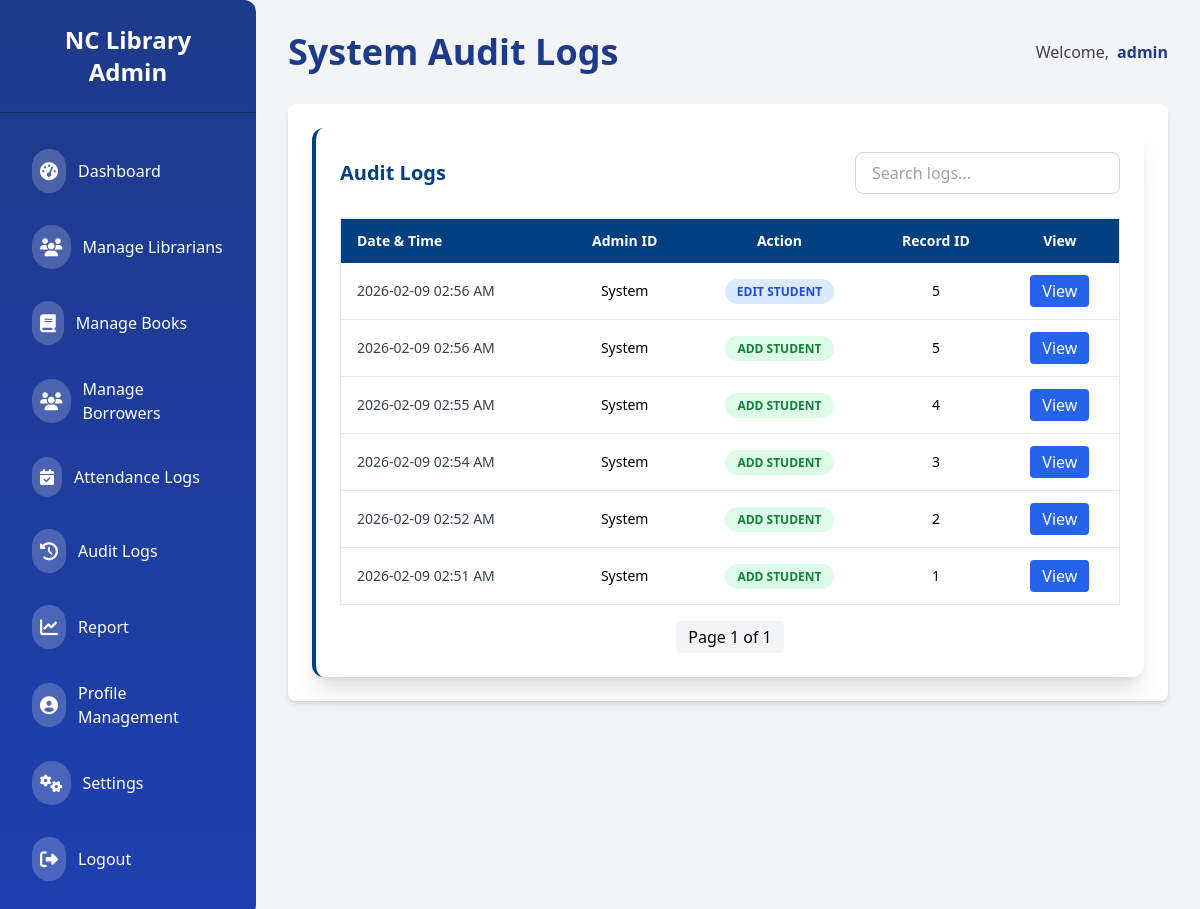
Before: /admin/audit-logs (signed in) with the older database file.
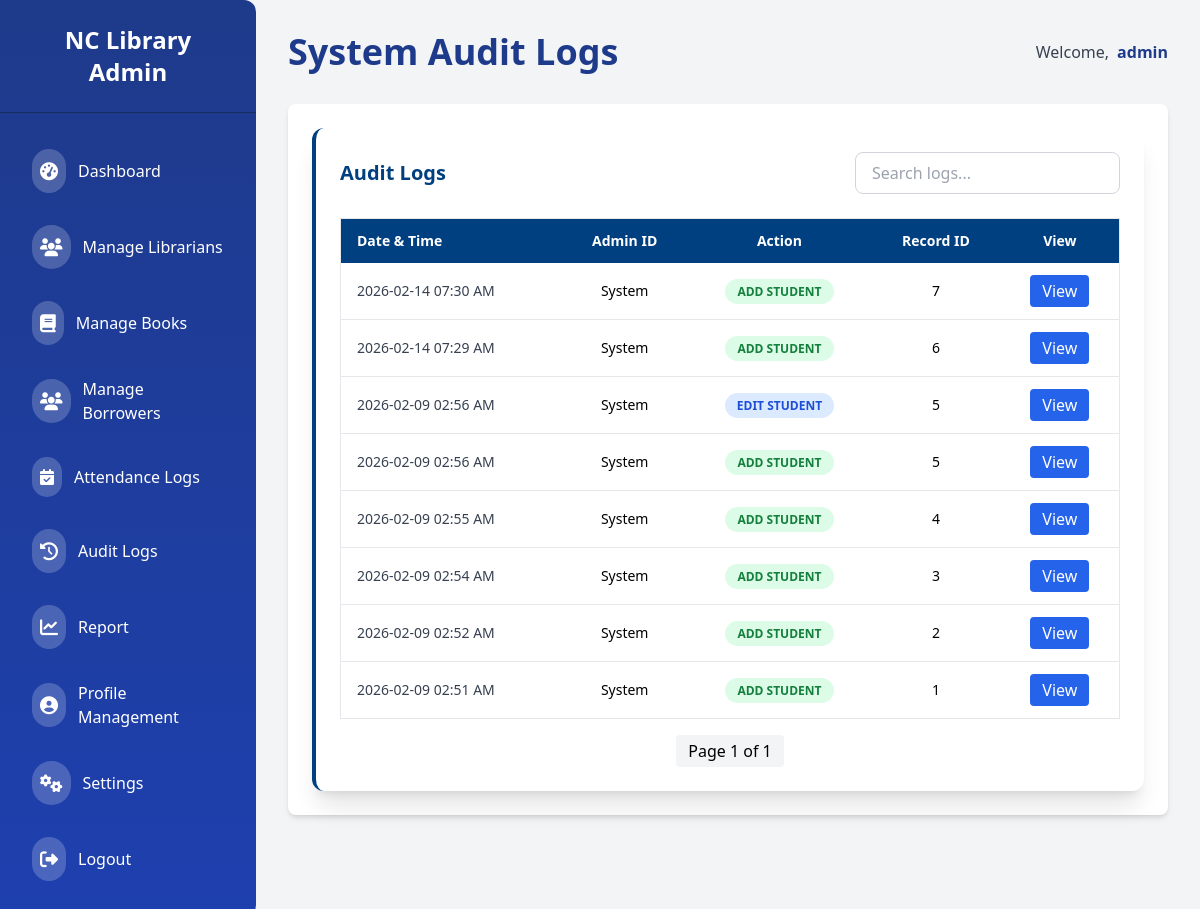
After: the same page with the newer database file.
### app/models/audit_log.py (models this page shows, shortened)
class AuditLog(db.Model):
    __tablename__ = "audit_log"
    id = db.Column(db.Integer, primary_key=True)
    user_id = db.Column(db.Integer, nullable=True)  # The admin who performed the action
    action = db.Column(db.String(100), nullable=False)  # e.g., "ADD STUDENT", "EDIT FACULTY"
    table_name = db.Column(db.String(100), nullable=False)  # e.g., "student", "borrower"
    record_id = db.Column(db.Integer, nullable=True)  # ID of the record affected
    old_data = db.Column(db.Text, nullable=True)  # JSON string for previous data
    new_data = db.Column(db.Text, nullable=True)  # JSON string for new data
    timestamp = db.Column(db.DateTime, default=datetime.utcnow)

### app/routes/admin/audit_logs.py (the view)
@admin_bp.route("/audit-logs")
@role_required("admin")
def audit_logs():
    page = request.args.get("page", 1, type=int)
    per_page = 20
    logs_pagination = AuditLog.query\
        .order_by(AuditLog.timestamp.desc())\
        .paginate(page=page, per_page=per_page, error_out=False)
    return render_template("admin/audit_logs.html", logs_pagination=logs_pagination)

### app/templates/admin/audit_logs.html (shortened to what this page needs)
{% extends "admin/admin_base.html" %}
{% block header %}System Audit Logs{% endblock %}
{% block content %}
<div class="col-span-full bg-white shadow-xl rounded-xl p-6 border-l-4 border-[#004080]">
  <div class="flex flex-col md:flex-row md:items-center md:justify-between gap-4 mb-6">
    <h2 class="text-xl font-semibold text-[#004080]">Audit Logs</h2>
    <div class="flex gap-2">
      <input
        type="text"
        id="searchInput"
        placeholder="Search logs..."
        class="border border-gray-300 rounded-lg px-4 py-2 focus:outline-none focus:ring-2 focus:ring-[#004080]"
      />
    </div>
  </div>
  <div class="overflow-x-auto">
    <table class="min-w-full border border-gray-200 rounded">
      <thead class="bg-[#004080] text-white">
        <tr>
          <th class="px-4 py-3 text-left text-sm font-semibold">Date & Time</th>
          <th class="px-4 py-3 text-center text-sm font-semibold">Admin ID</th>
          <th class="px-4 py-3 text-center text-sm font-semibold">Action</th>
          <th class="px-4 py-3 text-center text-sm font-semibold">Record ID</th>
          <th class="px-4 py-3 text-center text-sm font-semibold">View</th>
        </tr>
      </thead>
      <tbody class="divide-y">
        {% for log in logs_pagination.items %}
        <tr class="hover:bg-blue-50">
          <td class="px-4 py-3 text-sm text-gray-700">
            {{ log.timestamp.strftime("%Y-%m-%d %I:%M %p") }}
          </td>
          <td class="px-4 py-3 text-center text-sm">{{ log.user_id or "System" }}</td>
          <td class="px-4 py-3 text-center text-sm">
            {% set action = log.action|lower %}
            <span
              class="px-3 py-1 rounded-full text-xs font-semibold
                {% if 'add' in action or 'create' in action %} bg-green-100 text-green-700
                {% elif 'update' in action or 'edit' in action %} bg-blue-100 text-blue-700
                {% elif 'delete' in action or 'remove' in action %} bg-red-100 text-red-700
                {% elif 'login' in action or 'logout' in action %} bg-purple-100 text-purple-700
                {% else %} bg-gray-200 text-gray-700
                {% endif %}">
              {{ log.action }}
            </span>
          </td>
          <td class="px-4 py-3 text-center text-sm">{{ log.record_id or "-" }}</td>
          <td class="px-4 py-3 text-center">
            <button
              onclick="openLogModal({{ log.id }})"
              class="px-3 py-1 bg-blue-600 text-white rounded hover:bg-blue-700 transition"
            >
              View
            </button>
          </td>
        </tr>
        {% else %}
        <tr>
          <td colspan="5" class="text-center py-6 text-gray-500">No audit logs found.</td>
        </tr>
        {% endfor %}
      </tbody>
    </table>
  </div>
  <div class="mt-4 flex justify-center items-center space-x-2">
    <span class="px-3 py-1 bg-gray-100 rounded">Page {{ logs_pagination.page }} of {{ logs_pagination.pages }}</span>
  </div>
</div>
{% endblock %}

### app/templates/admin/admin_base.html (shortened to what this page needs)
<!DOCTYPE html>
<html lang="en">
  <head>
    <script src="https://cdn.tailwindcss.com"></script>
    <link
      href="https://cdnjs.cloudflare.com/ajax/libs/font-awesome/6.4.0/css/all.min.css"
      rel="stylesheet"
    />
  </head>
  <body class="bg-gray-100 flex min-h-screen font-sans">
    <aside
      class="w-64 bg-gradient-to-b from-[#1E3A8A] to-[#1E40AF] text-white flex flex-col shadow-lg rounded-r-xl"
    >
      <div
        class="px-6 py-6 text-center font-extrabold text-2xl border-b border-[#162d5f]"
      >
        NC Library Admin
      </div>
      <nav class="flex-1 px-4 py-6 space-y-2 overflow-y-auto">
        {% set current_route = request.endpoint %}
        <a
          href="{{ url_for('admin.dashboard') }}"
          class="flex items-center gap-3 py-3 px-4 rounded-lg transition-colors duration-300 {% if current_route == 'admin.dashboard' %}bg-[#1E40AF] shadow-md{% else %}hover:bg-[#3B5BA8]{% endif %}"
        >
          <div class="bg-white/20 p-2 rounded-full">
            <i class="fas fa-tachometer-alt text-lg"></i>
          </div>
          <span class="font-medium">Dashboard</span>
        </a>
        <a
          href="{{ url_for('admin.manage_librarians') }}"
          class="flex items-center gap-3 py-3 px-4 rounded-lg transition-colors duration-300 {% if current_route == 'admin.manage_librarians' %}bg-[#1E40AF] shadow-md{% else %}hover:bg-[#3B5BA8]{% endif %}"
        >
          <div class="bg-white/20 p-2 rounded-full">
            <i class="fas fa-users text-lg"></i>
          </div>
          <span class="font-medium">Manage Librarians</span>
        </a>
        <a
          href="{{ url_for('admin.list_books') }}"
          class="flex items-center gap-3 py-3 px-4 rounded-lg transition-colors duration-300 {% if current_route == 'admin.list_books' %}bg-[#1E40AF] shadow-md{% else %}hover:bg-[#3B5BA8]{% endif %}"
        >
          <div class="bg-white/20 p-2 rounded-full">
            <i class="fas fa-book text-lg"></i>
          </div>
          <span class="font-medium">Manage Books</span>
        </a>
        <a
          href="{{ url_for('admin.manage_borrowers') }}"
          class="flex items-center gap-3 py-3 px-4 rounded-lg transition-colors duration-300 hover:bg-[#3B5BA8]"
        >
          <div class="bg-white/20 p-2 rounded-full">
            <i class="fas fa-users text-lg"></i>
          </div>
          <span class="font-medium">Manage Borrowers</span>
        </a>
        <a
          href="#"
          class="flex items-center gap-3 py-3 px-4 rounded-lg transition-colors duration-300 hover:bg-[#3B5BA8]"
        >
          <div class="bg-white/20 p-2 rounded-full">
            <i class="fas fa-calendar-check"></i>
          </div>
          <span class="font-medium">Attendance Logs</span>
        </a>
        <a
          href="{{ url_for('admin.audit_logs') }}"
          class="flex items-center gap-3 py-3 px-4 rounded-lg transition-colors duration-300 hover:bg-[#3B5BA8]"
        >
          <div class="bg-white/20 p-2 rounded-full">
            <i class="fas fa-history text-lg"></i>
          </div>
          <span class="font-medium">Audit Logs</span>
        </a>
        <a
          href="#"
          class="flex items-center gap-3 py-3 px-4 rounded-lg transition-colors duration-300 {% if current_route == 'admin.books_report' %}bg-[#1E40AF] shadow-md{% else %}hover:bg-[#3B5BA8]{% endif %}"
        >
          <div class="bg-white/20 p-2 rounded-full">
            <i class="fas fa-chart-line text-lg"></i>
          </div>
          <span class="font-medium"> Report</span>
        </a>
        <a
          href="#"
          class="flex items-center gap-3 py-3 px-4 rounded-lg transition-colors duration-300 hover:bg-[#3B5BA8]"
        >
          <div class="bg-white/20 p-2 rounded-full">
            <i class="fa-solid fa-circle-user text-lg"></i>
          </div>
          <span class="font-medium">Profile Management</span>
        </a>
        <a
          href="{{ url_for('admin.settings') }}"
          class="flex items-center gap-3 py-3 px-4 rounded-lg transition-colors duration-300 hover:bg-[#3B5BA8]"
        >
          <div class="bg-white/20 p-2 rounded-full">
            <i class="fas fa-cogs text-lg"></i>
          </div>
          <span class="font-medium">Settings</span>
        </a>
        <a
          href="{{ url_for('auth.logout') }}"
          class="flex items-center gap-3 py-3 px-4 rounded-lg transition-colors duration-300 hover:bg-[#F43F5E]"
        >
          <div class="bg-white/20 p-2 rounded-full">
            <i class="fas fa-sign-out-alt text-lg"></i>
          </div>
          <span class="font-medium">Logout</span>
        </a>
      </nav>
    </aside>
    <main class="flex-1 p-8 bg-gray-100">
      <div
        class="flex flex-col sm:flex-row justify-between items-start sm:items-center mb-8 gap-4"
      >
        <h1 class="text-4xl font-extrabold text-[#1E3A8A]">
          {% block header %}Dashboard{% endblock %}
        </h1>
        <div class="flex items-center gap-2">
          <p class="text-gray-700 font-medium">Welcome,</p>
          <span class="font-bold text-[#1E3A8A]">{{ session.username }}</span>
        </div>
      </div>
      <div class="bg-white shadow-md rounded-lg p-6">
        {% block content %}{% endblock %}
      </div>
    </main>
  </body>
</html>

Changed rows visible on the page:
added AuditLog: timestamp "2026-02-14 07:30 AM", user_id "System", action "ADD STUDENT", record "7"
added AuditLog: timestamp "2026-02-14 07:29 AM", user_id "System", action "ADD STUDENT", record "6"
